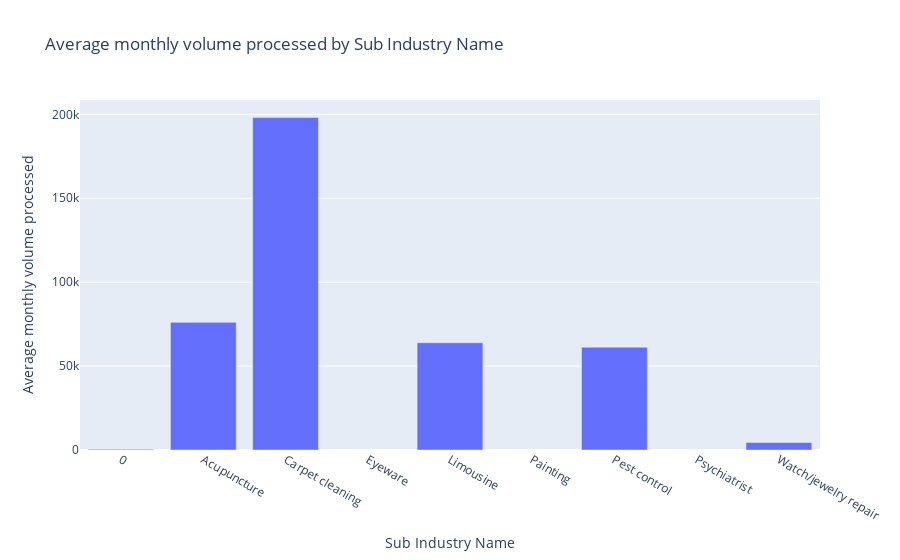

The code cell stored with this chart in its notebook:
### Code cell
table2 = pd.pivot_table(df, values=['Average monthly volume processed'], index=['Sub Industry Name'],
                    aggfunc={'Average monthly volume processed': np.sum}).reset_index()

fig2 = px.bar(table2, x='Sub Industry Name', y='Average monthly volume processed', title='Average monthly volume processed by Sub Industry Name')
fig2.show()

### Figure 1 — Plotly figure (JSON) as saved in the notebook; plotly's stock layout.template omitted (floating-point values rounded to 4 significant figures)
{"data": [{"alignmentgroup": "True", "hovertemplate": "Sub Industry Name=%{x}<br>Average monthly volume processed=%{y}<extra></extra>", "legendgroup": "", "marker": {"color": "#636efa", "pattern": {"shape": ""}}, "name": "", "offsetgroup": "", "orientation": "v", "showlegend": false, "textposition": "auto", "type": "bar", "x": [0, "Acupuncture", "Carpet cleaning", "Eyeware", "Limousine", "Painting", "Pest control", "Psychiatrist", "Watch/jewelry repair"], "xaxis": "x", "y": [451, 76062, 198137, null, 63919, null, 61192, null, 4448], "yaxis": "y"}], "layout": {"barmode": "relative", "legend": {"tracegroupgap": 0}, "title": {"text": "Average monthly volume processed by Sub Industry Name"}, "xaxis": {"anchor": "y", "domain": [0, 1], "title": {"text": "Sub Industry Name"}}, "yaxis": {"anchor": "x", "domain": [0, 1], "title": {"text": "Average monthly volume processed"}}}}
